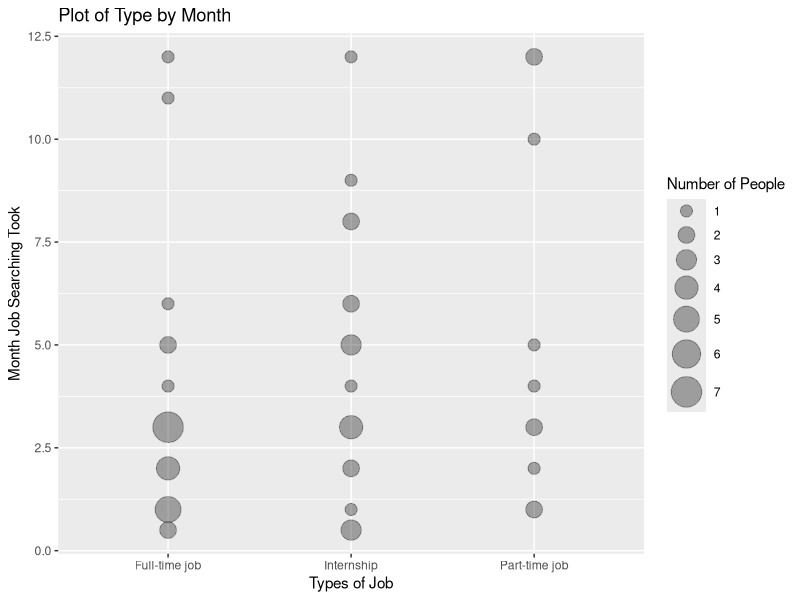
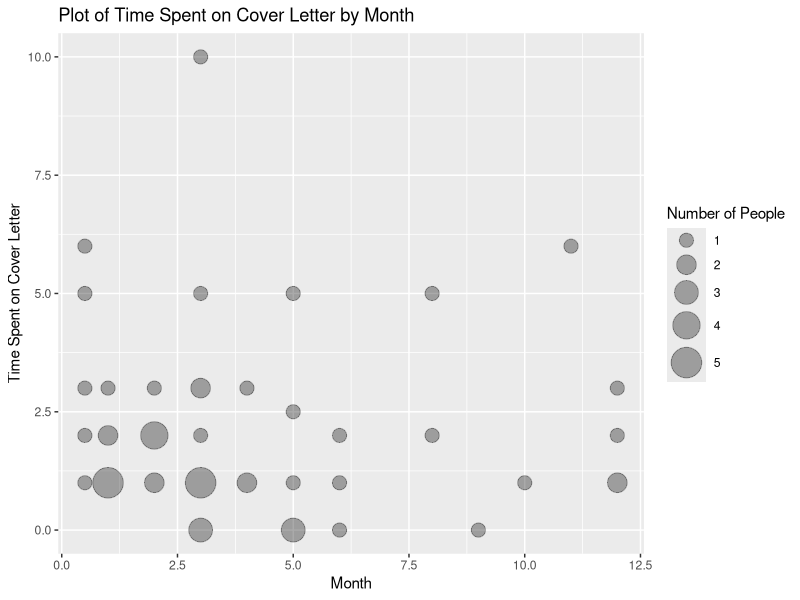
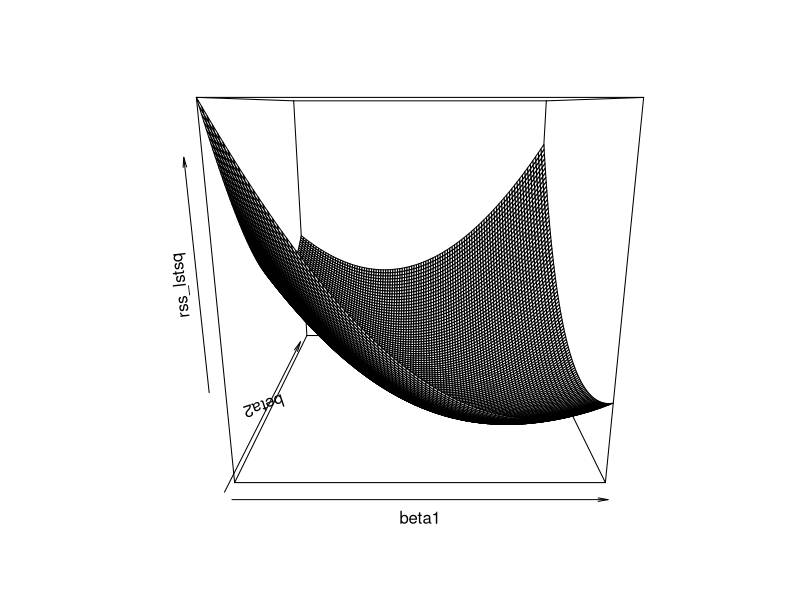
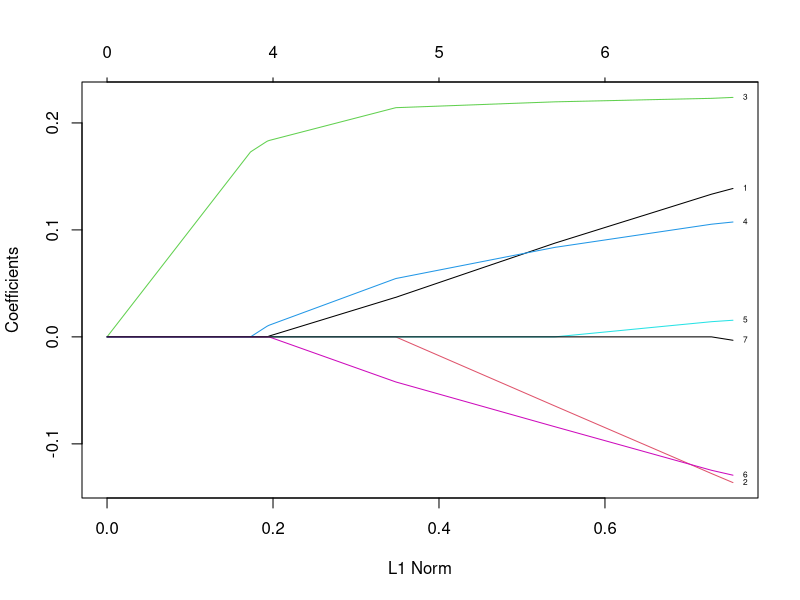

Write R code to recreate these figures, in order.
## ---- chunk 1
install.packages("deplyr")
library(dplyr)
library(ggplot2)
## ---- chunk 2
setwd("/Users/song-euiyul//desktop")
data <- read.csv("370_clean_suk.csv")
View(data)
colnames(data) <- c("timestamp", "job_type", "position_offer", "month", "career_fair", "job_posting","iCareer", "employer_visit", "linkedin", "third_party", "husky_jobs", "career_workshop", "friends_family", "career_advisor", "platform_used", "ifelse_linkedin", "ifelse_employer_visit", "ifelse_husky_jobs", "ifelse_friends_family", "ifelse_iCareer", "ifelse_employer_website", "ifelse_career_fair", "ifelse_indeed", "ifelse_none_of_these", "num_application", "num_career_fair", "hour_resume", "hour_coverletter", "evaluate_opportunity", "evaluate_writing_resume_coverletter", "evaluate_other_students", "evaluate_networking", "evaluate_interview", "rate_confidence", "num_internship", "cumulative_gpa", "major_gpa", "class_standing", "major", "graduation_date", "gender", "physical_apprearance_gender", "race_ethnicity", "asian", "white", "middle_eastern", "pacific_islander", "black", "native_american", "email")

View(data)

job_type = data$job_type
month = data$month

job_type <- job_type[!is.na(job_type)]
month <- month[!is.na(month)]

print(job_type)
print(month)

output <- ggplot(data = data) +
  geom_count(mapping = aes(x = job_type, y = month), alpha = 1/3) + scale_size_area(max_size = 10) + 
  labs(title = "Plot of Type by Month", x = "Types of Job", y = "Month Job Searching Took", size = "Number of People")
# + geom_point(data = filter(data, rank(size) > 5), colour = "red")

output
## ---- chunk 3
cover_letter <- data$hour_coverletter

output <- ggplot(data = data) +
  geom_count(mapping = aes(x = month, y = cover_letter), alpha = 1/3) + scale_size_area(max_size = 10) + 
  labs(title = "Plot of Time Spent on Cover Letter by Month", x = "Month", y = "Time Spent on Cover Letter", size = "Number of People")
output

## ---- chunk 4
# Load glmnet and example data
library(glmnet)
require(glmnet)
head(data)
summary(data)

v0 <- "month"
v1 <- "hour_resume"
v2 <- "hour_coverletter"
v3 <- "rate_confidence"
v4 <- "num_application"
v5 <- "num_career_fair"
v6 <- "cumulative_gpa"
v7 <- "major_gpa" 
v11 <- "num_internship"

# Examine the correlations among month, hour spend on resume, hour spend on cover letter
round(cor(data[, c(v0,v1,v2,v3,v4,v5,v7,v6,v11)]), 2)

# The units of measurement for these two independent variables are quite different, so to make comparisons more fair, you should standardize them. There’s less of a need to standardize the dependent variable
standardize <- function(x) {(x-mean(x))/sd(x)}
z11 <- standardize(data[, v11])
z0 <- standardize(data[, v0])
z1 <- standardize(data[, v1])
z2 <- standardize(data[, v2])
z3 <- standardize(data[, v3])
z4 <- standardize(data[, v4])
z5 <- standardize(data[, v5])
z6 <- standardize(data[, v6])
z7 <- standardize(data[, v7])
lstsq <- lm(z0~z1+z2-1)
lstsq_beta <- coef(lstsq)

# Tranditional linear regression approach: least squares regression, because it minimizes the sum of squared deviations of the residual
# Compute the residual sum of squared deviations (rss) for a range of possible regression coefficients
n_lstsq <- 100
s <- seq(-1, 1, length=n_lstsq)
rss_lstsq <- matrix(NA, nrow=n_lstsq, ncol=n_lstsq)
for (i in 1:n_lstsq) {
  for (j in 1:n_lstsq) {
    rss_lstsq[i, j] <- sum((z0-s[i]*z1-s[j]*z2)^2)
  }
}
persp(s, s, rss_lstsq, xlab="beta1", ylab="beta2", zlab="rss_lstsq")


# Lasso regression model is an alternative to the classic least squares estimate that avoids many of the problems with overfitting when you have a large number of independent variables.
find_closest <- function(x, target) {
  d <- abs(x-target)
  return(which(d==min(d))[1])
}

draw_axes <- function() {
  k2 <- seq(-1, 1, length=5)
  par(mar=c(4.6, 4.6, 0.6, 0.6), xaxs="i", yaxs="i")
  plot(1.02*range(s), 1.02*range(s), type="n", xlab="beta1", ylab="beta2", axes=FALSE)
  axis(side=1, pos=0, col="gray", at=k2, labels=rep(" ", length(k2)))
  axis(side=2, pos=0, col="gray", at=k2, labels=rep(" ", length(k2)))
  text(k2[-3], -0.05, k2[-3], cex=0.5, col="black")
  text(-0.05, k2[-3], k2[-3], cex=0.5, col="black")
}
k1 <- c(1, 1.1, 1.2, 1.5, 2, 2.5, 3:9)
k1 <- c(0.1*k1, k1, 10*k1, 100*k1, 1000*k1)
k1 <- k1[k1>min(rss_lstsq)]
lasso <- glmnet(cbind(z1, z2, z3, z4, z5, z6, z7), z0, alpha=1, intercept=FALSE, nlambda=1000)
cvfit <- cv.glmnet(cbind(z1, z2, z3, z4, z5, z6, z7), z0, alpha=1, intercept=FALSE, nlambda=1000)
library(plotmo)

plot(lasso, label = TRUE)
#plot_glmnet(lasso,label=TRUE,s=cvfit,col=cols)
#m_lasso <- dim(lasso$beta)[2]
#rss_lasso <- rep(NA,m_lasso)
#for (i in 1:m_lasso) {
#  rss_lasso[i] <- sum((z0 - lasso$beta[1, i]*z1 -lasso$beta[2, i]*z2)^2)
#}
#r1 <- find_closest(rss_lasso, k1[1])
#r2 <- find_closest(rss_lasso, k1[2])
#r3 <- find_closest(rss_lasso, k1[3])
#draw_axes()
#contour(s, s, matrix(rss_lstsq,nrow=n_lstsq), levels=k1, add=TRUE, col="gray")
#contour(s, s, matrix(rss_lstsq,nrow=n_lstsq), levels=k1[1], add=TRUE, col="black")
#d <- abs(lasso$beta[1, r1])+abs(lasso$beta[2, r1])
#segments( d, 0, 0, d)
#segments( 0, d,-d, 0)
#segments(-d, 0, 0,-d)
#segments( 0,-d, d, 0)
#text(lstsq_beta[1], lstsq_beta[2], "X", cex=0.5)
#arrows(lstsq_beta[1], lstsq_beta[2], lasso$beta[1, r1], lasso$beta[2, r1], len=0.05)
